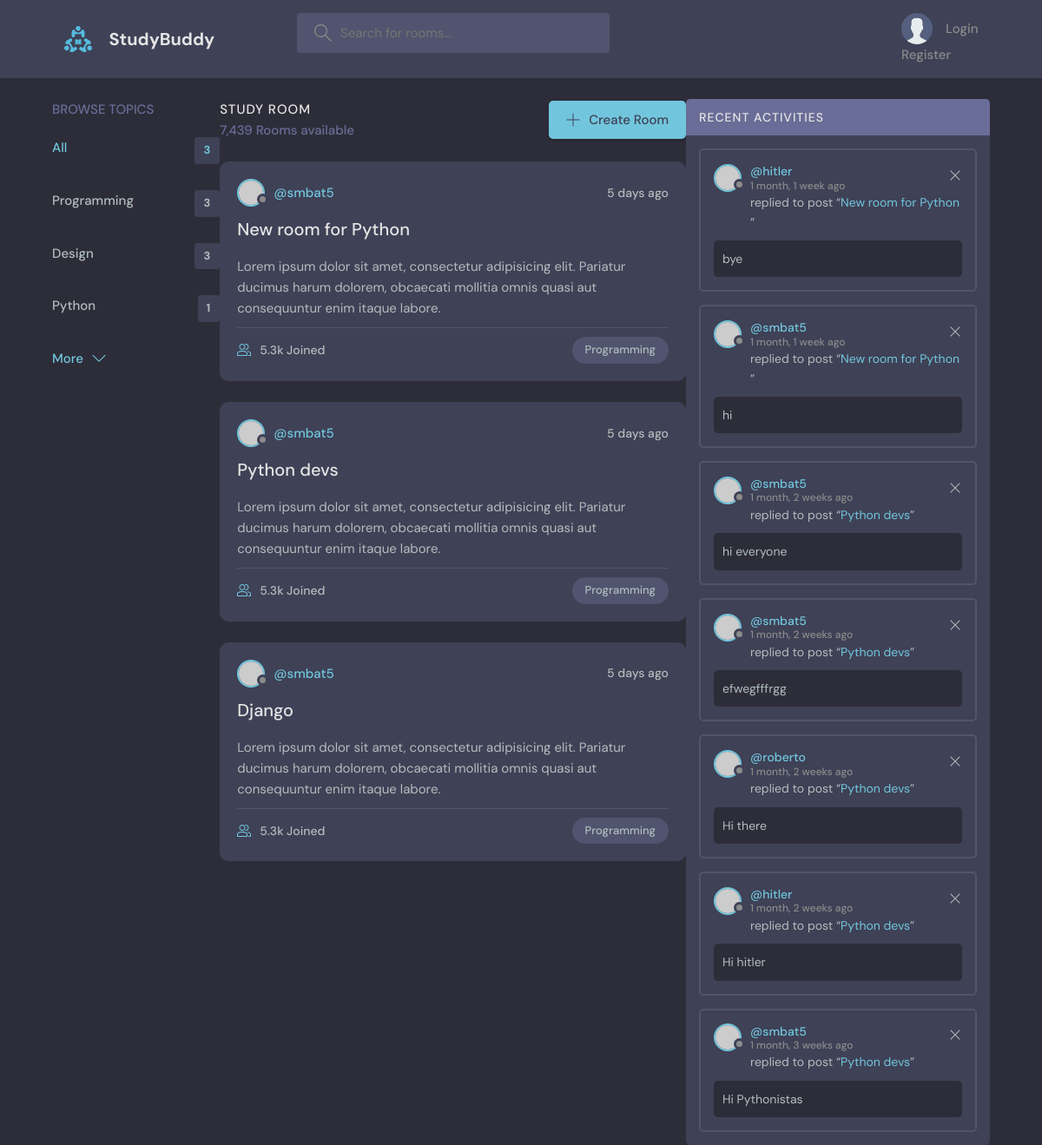
Page /?q=Programming on the committed database.
### polls/models.py (models this page shows, shortened)
class Topic(models.Model):
    name = models.CharField(max_length=200)

class Room(models.Model):
    host = models.ForeignKey(User, on_delete=models.SET_NULL , null=True)
    topic = models.ForeignKey(Topic , on_delete=models.SET_NULL, null=True)
    name = models.CharField(max_length=200)
    participants = models.ManyToManyField(User , related_name='participants' , blank=True)
    description = models.TextField(null=True , blank=True)
    modified_date = models.DateTimeField(auto_now=True)
    created_date = models.DateTimeField(auto_now_add=True)
    class Meta:
        ordering = ['-modified_date' , '-created_date']

class Message(models.Model):
    user = models.ForeignKey(User, on_delete=models.CASCADE)
    room = models.ForeignKey(Room , on_delete=models.CASCADE)
    body = models.TextField()
    modified_date = models.DateTimeField(auto_now=True)
    created_date = models.DateTimeField(auto_now_add=True)
    def __str__(self) -> str:
        return self.body[:50]

### polls/views.py (the view)
# urls.py: 2. Add a URL to urlpatterns:  path('', views.home, name='home')
def home(request):
    q = request.GET.get('q') if request.GET.get('q') != None else ''
    rooms = Room.objects.filter(Q(topic__name__icontains = q)|Q(host__username__icontains = q)|Q(name__icontains = q)|Q(description__icontains = q))
    room_count = rooms.count()
    topics = Topic.objects.all()[:3]
    room_messages = Message.objects.filter(
                                           Q(user__username__icontains = q)|
                                           Q(body__icontains = q)|
                                           Q(room__name__icontains = q)|
                                           Q(room__topic__name__icontains = q)
                                           ).order_by('-created_date')
    return render(request , 'polls/home.html', context={'rooms':rooms,
                                                        'topics':topics,
                                                        'room_count':room_count,
                                                        'room_messages':room_messages})

### polls/templates/polls/home.html (shortened to what this page needs)
{% extends 'index.html' %}
{% load static %}
{% block content %}
    <main class="layout layout--3">
      <div class="container">
        {% include 'polls/topics_component.html' %}
        <div class="roomList">
          <div class="roomList__header">
            <div>
              <h2>Study Room</h2>
              <p>7,439 Rooms available</p>
            </div>
            <a class="btn btn--main" href="create-room.html">
              <svg version="1.1" xmlns="http://www.w3.org/2000/svg" width="32" height="32" viewBox="0 0 32 32">
                <title>add</title>
                <path
                  d="M16.943 0.943h-1.885v14.115h-14.115v1.885h14.115v14.115h1.885v-14.115h14.115v-1.885h-14.115v-14.115z"
                ></path>
              </svg>
              Create Room
            </a>
          </div>
          {% include 'polls/room_component.html' %}
        </div>
        {% include 'polls/activity_component.html' %}
        {% endblock %}

### polls/templates/polls/topics_component.html
<div class="topics">
    <div class="topics__header">
      <h2>Browse Topics</h2>
    </div>
    <ul class="topics__list">
      <li>
        <a href="{% url 'home' %}" class="active">All <span>{{topics.count}}</span></a>
      </li>
      {% for topic in topics%}
        <li>
            <a href="{% url 'home' %}?q={{topic.name}}">{{topic.name}} <span>{{topic.room_set.all.count}}</span></a>
        </li>
        {%endfor%}
    </ul>
    <a class="btn btn--link" href="{% url 'topics' %}">
      More
      <svg version="1.1" xmlns="http://www.w3.org/2000/svg" width="32" height="32" viewBox="0 0 32 32">
        <title>chevron-down</title>
        <path d="M16 21l-13-13h-3l16 16 16-16h-3l-13 13z"></path>
      </svg>
    </a>
  </div>

### polls/templates/polls/room_component.html (shortened to what this page needs)
<div class="roomList">
    {% for room in rooms%}
    <div class="roomListRoom">
      <div class="roomListRoom__header">
        <a href="{% url 'user_page' room.host.id %}" class="roomListRoom__author">
          <div class="avatar avatar--small">
            <img src="https://randomuser.me/api/portraits/women/11.jpg" />
          </div>
          <span>@{{room.host.username}}</span>
        </a>
        <div class="roomListRoom__actions">
          <span>5 days ago</span>
        </div>
      </div>
      <div class="roomListRoom__content">
        <a href="{% url 'room' room.id %}">{{room.name}}</a>
        <p>
          Lorem ipsum dolor sit amet, consectetur adipisicing elit. Pariatur ducimus harum dolorem, obcaecati
          mollitia omnis quasi aut consequuntur enim itaque labore.
        </p>
      </div>
      <div class="roomListRoom__meta">
        <a href="room.html" class="roomListRoom__joined">
          5.3k Joined
        </a>
        <p class="roomListRoom__topic">{{room.topic.name}}</p>
      </div>
    </div>
    {%endfor%}
  </div>

### polls/templates/polls/activity_component.html
<div class="activities">
    <div class="activities__header">
      <h2>Recent Activities</h2>
    </div>
    {% for room_message in room_messages%}
    <div class="activities__box">
      <div class="activities__boxHeader roomListRoom__header">
        <a href="{% url 'user_page' room_message.user.id %}" class="roomListRoom__author">
          <div class="avatar avatar--small">
            <img src="https://randomuser.me/api/portraits/women/11.jpg" />
          </div>
          <p>
            @{{room_message.user.username}}
            <span>{{room_message.created_date|timesince}} ago</span>
          </p>
        </a>
        <div class="roomListRoom__actions">
          <a href="#">
            <svg version="1.1" xmlns="http://www.w3.org/2000/svg" width="32" height="32" viewBox="0 0 32 32">
              <title>remove</title>
              <path
                d="M27.314 6.019l-1.333-1.333-9.98 9.981-9.981-9.981-1.333 1.333 9.981 9.981-9.981 9.98 1.333 1.333 9.981-9.98 9.98 9.98 1.333-1.333-9.98-9.98 9.98-9.981z"
              ></path>
            </svg>
          </a>
        </div>
      </div>
      <div class="activities__boxContent">
        <p>replied to post “<a href="room.html">{{room_message.room.name}}</a>”</p>
        <div class="activities__boxRoomContent">
            {{room_message}}
        </div>
      </div>
    </div>
    {%endfor%}
  </div>

### rows in the picture
Topic: name "Programming", room_set.all.count "3"
Topic: name "Design", room_set.all.count "3"
Topic: name "Python", room_set.all.count "1"
Room: host.username "smbat5", name "New room for Python", topic.name "Programming"
Room: host.username "smbat5", name "Python devs", topic.name "Programming"
Room: host.username "smbat5", name "Django", topic.name "Programming"
Message: user.username "hitler", created_date "1 month, 1 week", room.name "New room for Python", body "bye"
Message: user.username "smbat5", created_date "1 month, 1 week", room.name "New room for Python", body "hi"
Message: user.username "smbat5", created_date "1 month, 2 weeks", room.name "Python devs", body "hi everyone"
Message: user.username "smbat5", created_date "1 month, 2 weeks", room.name "Python devs", body "efwegfffrgg"
Message: user.username "roberto", created_date "1 month, 2 weeks", room.name "Python devs", body "Hi there"
Message: user.username "hitler", created_date "1 month, 2 weeks", room.name "Python devs", body "Hi hitler"
Message: user.username "smbat5", created_date "1 month, 3 weeks", room.name "Python devs", body "Hi Pythonistas"

### other values in the picture
{{ topics.count }} "3"
